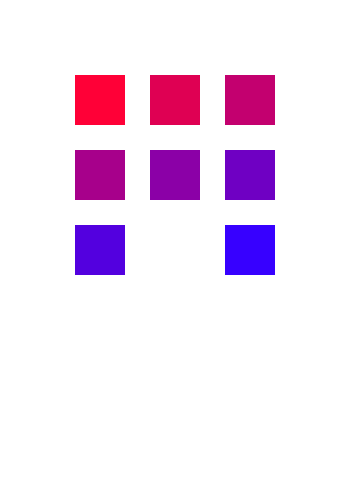
Frame 1 (no input)
Frame 60 (the mouse pressed at the canvas centre just before this capture): identical to frame 1, image omitted
Frame 120 (the mouse held since frame 60 and released just before this capture): identical to frame 1, image omitted

The Processing sketch that drew this single still picture (run headless with seeded random() and noise(); from frame 60 on, the mouse is pressed at the canvas centre):

// Processing sketch: processing_75572
// ── processing_75572.pde

/*Nicole Strang
  ITGM 315 -- Processing
  10/15/2012
  Final Project -- Prototypes
  
  Prototype 4
  This prototype makes the puzzle unable to solve after the pieces are in the correct location. The randomizer is removed for this test.
  
  TO-DO:
  --Create a timer. Make the user unable to continue the puzzle after the timer ends.
  */



Puzzle[] pieces = new Puzzle[9];
color[] cVal = {color(255,0,55), color(223,0,83), color(195,0,111), color(167,0,139), color(139,0,167), color(111,0,195), color(83,0,223), color(55,0,255), color(255,255,255)};
boolean[] numSolved = {false, false, false, false, false, false, false, false, false};
int[] location = {0, 0, 0, 0, 0, 0, 0, 0};
int[] locX = {100, 175, 250, 100, 175, 250, 100, 175, 250};
int[] locY = {100, 100, 100, 175, 175, 175, 250, 250, 250};

int i, u, o, tempX, tempY;
int spacing = 0;




void setup(){
  
  frameRate(12);
  size(350,500);
  background(255);
  rectMode(CENTER);
  
  /*
  Randomizer:
  
  while(i<8){
      u = int(random(0,8));
      if(location[u]==0){
        pieces[i] = new Puzzle(i, locX[u], locY[u], 50, 50, cVal[i]);
        location[u] = 1;
        i++;
        print(i);
      }
    }*/
    
  for(i=0; i<=6; i++){
    pieces[i] = new Puzzle(i, locX[i], locY[i], 50, 50, cVal[i]);
  }
  
  pieces[7] = new Puzzle(7, locX[8], locY[8], 50, 50, cVal[7]);
  pieces[8] = new Puzzle(8, locX[7], locY[7], 50, 50, cVal[8]);
    
  for(i=0; i<9; i++){
    pieces[i].create();
  }
  
}





void draw(){
  
  
  
  if( checkSolved()==false ){
    
    for(int i=0; i<9; i++){
    
    if(mousePressed==true && mouseX>=pieces[i].sendX()-24 && mouseX<=pieces[i].sendX()+24 && mouseY>=pieces[i].sendY()-24 && mouseY<=pieces[i].sendY()+24 && cVal[i]!=color(255,255,255)){
      
      if( checkMove(pieces[8].sendX(), pieces[8].sendY(), pieces[i].sendX(), pieces[i].sendY() ) ){
        tempX = pieces[8].sendX();
        tempY = pieces[8].sendY();
        pieces[8].storePos(pieces[i].sendX(), pieces[i].sendY());
        pieces[i].storePos(tempX, tempY);
        pieces[8].create();
        pieces[i].create();
      }
    }
   }
  }
  
}



boolean checkMove(int x8, int y8, int xi, int yi){
  if( xi==x8 && ( (yi-75)==y8 || (yi+75==y8) ) ){
    return true;
  }
  else if( yi==y8 && ( (xi-75)==x8 || (xi+75==x8) ) ){
    return true;
  }
  else{
    return false;
  }
}



boolean checkSolved(){
  int u=0;
  for(int i=0; i<9; i++){
    if( pieces[i].sendX()==locX[i] && pieces[i].sendY()==locY[i] ){
      numSolved[i]=true;
      u++;
    }
  }
  if(u==9){
    return true;
  }
  else{
    return false;
  }
}



class Puzzle{
  
  int value, xpos, ypos, w, h;
  color col;
 
 Puzzle(int val, int xval, int yval, int wide, int high, color c){
  value = val;
  xpos = xval;
  ypos = yval;
  col = c;
  w = wide;
  h = high;
 }

  void storePos(int xval, int yval){
    xpos = xval;
    ypos = yval;
  }
  
  int sendValue(){
    return value;
  }
  
  int sendX(){
    return xpos;
  }
  
  int sendY(){
    return ypos;
  }
  
  void create(){
    noStroke();
    fill(col);
    rect(xpos,ypos,w,h);
  }
  
}
